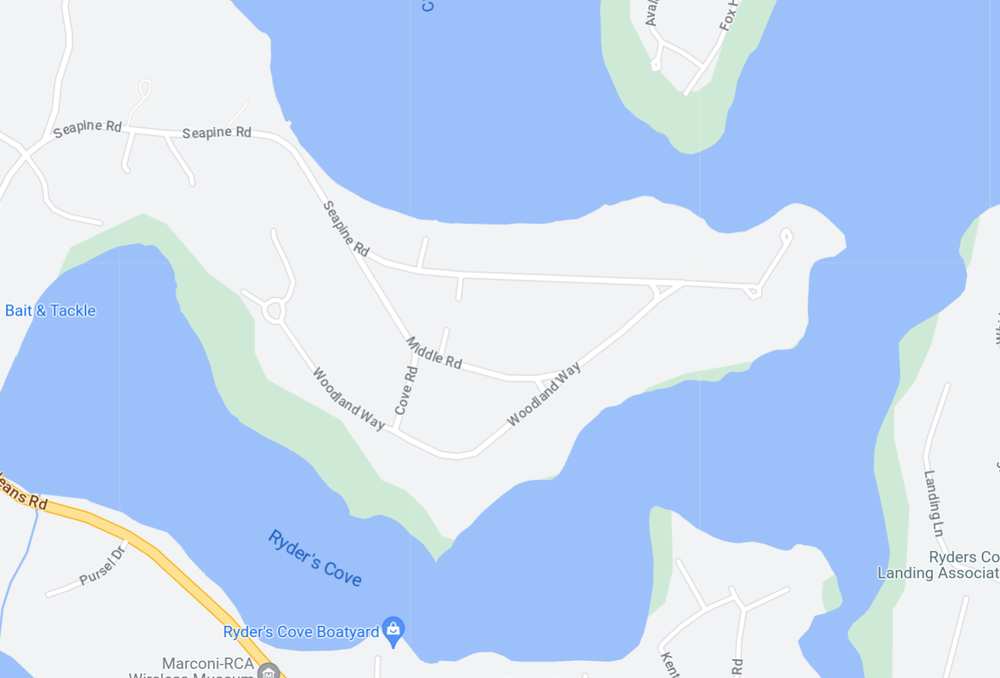
//> input picture build/test0/map.png, 1000 x 678 px, shrunk from 1324 x 898 before the run
$ ./map__copy_   (built with g++ and OpenCV 4)
//> lines starting //> are read from the running program, lines starting //| are printed output that depends on the picture; after the words box and inside, x2 and y2 are one past the last pixel; in counts of white or black regions, pixels touching at a corner belong together


//####################################################

#include <opencv2/opencv.hpp>
#include <iostream>
#include <vector>

using namespace cv;
using namespace std;

int main()
{


    // Load map (google map)
    Mat map = imread("map.png");
//> map is the input picture: 678 rows x 1000 cols, CV_8UC3; mean B, G, R 243, 217, 197.2
    Mat gray_map;
    cvtColor(map, gray_map, COLOR_BGR2GRAY);
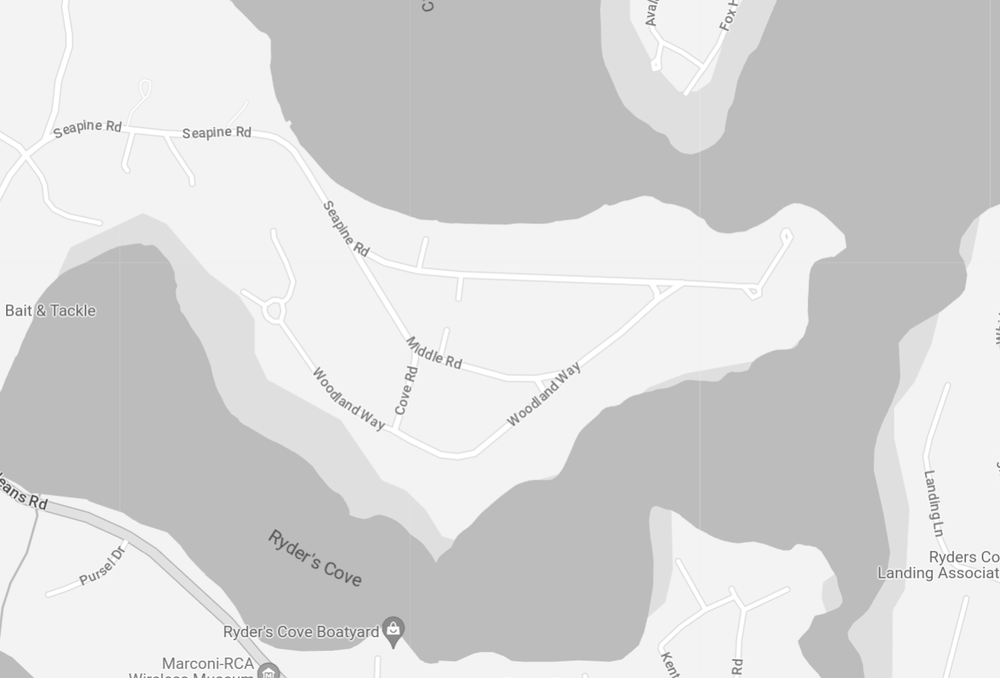
//> gray_map: 678 rows x 1000 cols, CV_8UC1; min 65, max 255, mean 214.4
    imshow("Grayscale map", gray_map);
    Mat thresholded_map;
    threshold(gray_map, thresholded_map, 200, 255, THRESH_BINARY_INV);
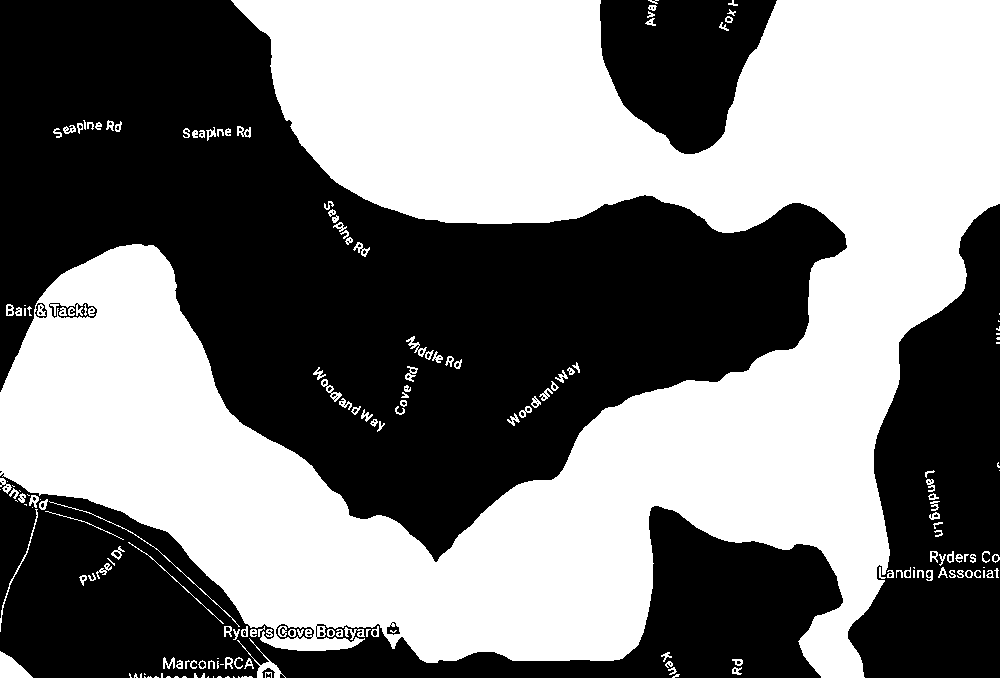
//> thresholded_map: 678 rows x 1000 cols, CV_8UC1; 48.4% white; 188 white regions (53 under 20 px), largest, box (x1, y1, x2, y2) and area: (0, 0, 1000, 678) 320533, (0, 651, 33, 678) 508, (237, 638, 286, 678) 295
    imshow("thresholded_map", thresholded_map);


    int pixel_counter = 0;

     for(int y=0;y<gray_map.rows;y++)
    {
        for(int x=0;x<gray_map.cols;x++)
        {
          pixel_counter++;

        }
    }
//> after the loop, pixel_counter = 678000

    cout << "total number of pixels in map:" << pixel_counter <<endl;
//| total number of pixels in map:678000


/*
 // Define color range BGR

    Scalar lower(225, 167, 124);  //defined with 20.7 threshold in GIMP
    Scalar upper(255, 219, 190);

    // Create binary mask for color range
    Mat mask;
    inRange(map, lower, upper, mask);

    // Count number of pixels in color range
    int count = countNonZero(mask);
    std::cout << "Number of pixels around (156, 192, 249): " << count << std::endl;


    // Save output
    imwrite("blue_bag_mask.png", mask);

    // Display various images to see the steps
    namedWindow("mask", WINDOW_AUTOSIZE);
    imshow("mask", mask);   //*/


    // Load the satellite image
    Mat image = imread("satRGB.png");
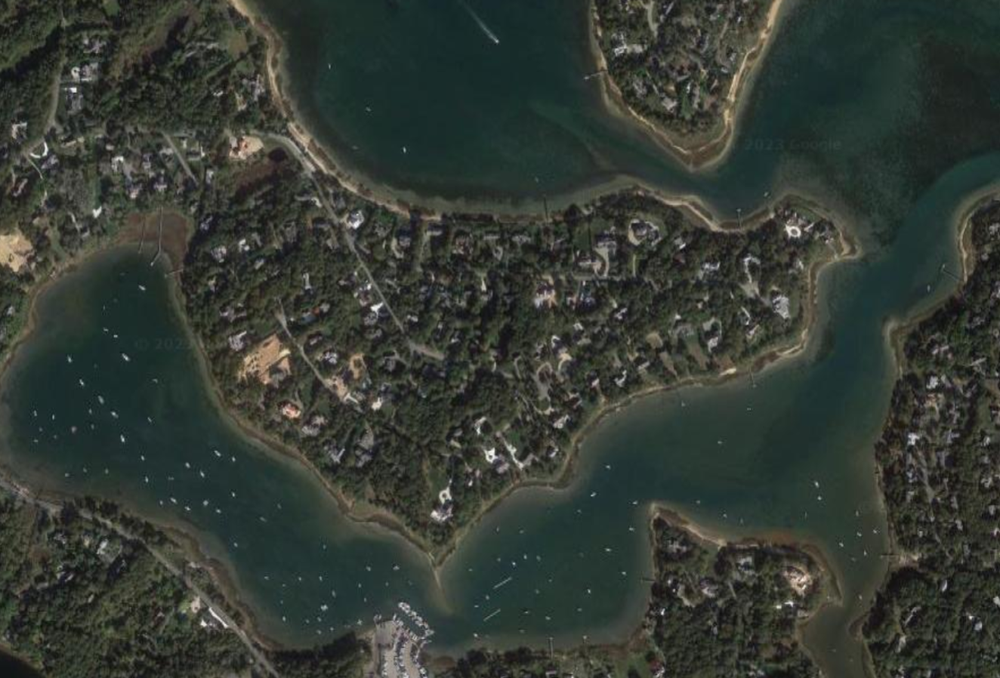
//> input picture build/test0/satRGB.png, 1000 x 678 px, shrunk from 1324 x 898 before the run
//> image is the input picture: 678 rows x 1000 cols, CV_8UC3; mean B, G, R 52.3, 59.4, 53

        // Convert the image to grayscale
    Mat gray_image;
    cvtColor(image, gray_image, COLOR_BGR2GRAY);


/////////////////////////start of copied part
/*for (int threshold_val = 55; threshold_val < 60; threshold_val++)
{
for (int element_size = 1; element_size< 3; element_size ++)
{


int nb_false_path = 0;
int nb_false_obstacle = 0;
int nb_wrong_pixel = 0;
int nb_pixel_thresholded_image =0;
int wtf = 0;

    // Apply a threshold to the image to isolate the dark areas that correspond to the water bodies
    Mat thresholded_image;
  threshold(gray_image, thresholded_image, threshold_val, 255, THRESH_BINARY_INV); //this line is for black obstacles tsting. remove _INV for water area (since we want dark zones to be not obstacles)
 // threshold(gray_image, thresholded_image, 55, 255, THRESH_BINARY_INV); //remove _INV for water area (since we want dark zones to be not obstacles)

    // Apply a morphological operation (erosion or dilation) to remove noise and improve the quality of the thresholded image
    Mat eroded_image;
    Mat dilated_image;
    Mat kernel = getStructuringElement(MORPH_RECT, Size(element_size, element_size));
    erode(thresholded_image, eroded_image, kernel);
    dilate(thresholded_image, dilated_image, kernel);

    // Find the contours of the thresholded areas
    //vector<vector<Point>> contours;

    //findContours(dilated_image, contours, RETR_EXTERNAL, CHAIN_APPROX_SIMPLE);

     for(int y=0;y<thresholded_image.rows;y++)
    {
        for(int x=0;x<thresholded_image.cols;x++)
        {
	   int thresholded_image_blue = thresholded_image.at<Vec3b>(x, y)[0];//getting the pixel values//
	   int thresholded_image_green = thresholded_image.at<Vec3b>(x, y)[1];//getting the pixel values//
	   int thresholded_image_red = thresholded_image.at<Vec3b>(x, y)[2];//getting the pixel values//

	   int mask_blue = mask.at<Vec3b>(x, y)[0];//getting the pixel values//
	   int mask_green = mask.at<Vec3b>(x, y)[1];//getting the pixel values//
	   int mask_red = mask.at<Vec3b>(x, y)[2];//getting the pixel values//

	  /* if (thresholded_image_blue != mask_blue)
	   {
		   nb_wrong_pixel++;
		   if (thresholded_image_blue >= 125 && mask_blue <= 125) nb_false_path++;
		   else if (thresholded_image_blue <= 125 && mask_blue >= 125) nb_false_obstacle++;
		   else
		   {
		   cout << "thresholded_image_blue	" << thresholded_image_blue << "	mask_blue	" <<mask_blue<<endl;
		    cout << "thresholded_image_green	" << thresholded_image_green << "	mask_green	" <<mask_green<<endl;
		     cout << "thresholded_image_red	" << thresholded_image_red << "		mask_red	" <<mask_red<<endl;
		     cout << "wtf" << endl;
		     wtf++;

		   }

	   } //*/

/*	   if (thresholded_image_blue != mask_blue)
	   {
		   nb_wrong_pixel++;
		   if (thresholded_image_blue >= 125 && mask_blue <= 125) nb_false_path++;
		   else if (thresholded_image_blue <= 125 && mask_blue >= 125) nb_false_obstacle++;
		   else
		   {
		   cout << "thresholded_image_blue	" << thresholded_image_blue << "	mask_blue	" <<mask_blue<<endl;
		    cout << "thresholded_image_green	" << thresholded_image_green << "	mask_green	" <<mask_green<<endl;
		     cout << "thresholded_image_red	" << thresholded_image_red << "		mask_red	" <<mask_red<<endl;
		     cout << "wtf" << endl;
		     wtf++;

		   }

	   }

           nb_pixel_thresholded_image++;
        }

    }


    // Draw the found contours on the original image
    //Mat drawn_image = image.clone();
    //drawContours(drawn_image, contours, -1, Scalar(0, 255, 0), FILLED);

    // Display the result
    //imshow("Original Image", image);
    //imshow("Grayscale Image", gray_image);
    imshow("Thresholded Image", thresholded_image);
    //imshow("Eroded Image", eroded_image);
    //imshow("Dilated Image", dilated_image);
   // imshow("Contours", drawn_image);

   imwrite("thresholded.png", thresholded_image);


   cout << "total nb_pixel_thresholded_image	" << nb_pixel_thresholded_image << endl;
   cout << "threshold_val	" << threshold_val << endl;
   cout << "element_size	" << element_size << endl;
   cout << "nb_wrong_pixel	" << nb_wrong_pixel << endl;
   cout << "nb_false_obstacle	" << nb_false_obstacle << endl;
   cout << "nb_false_path	" << nb_false_path << endl;
   cout << "wtf	" << wtf << endl;

    waitKey(0);

}
}
*/


///////////////////copied part


for (int threshold_val = 55; threshold_val < 60; threshold_val++)
{
	for (int element_size = 1; element_size< 3; element_size ++)
	{


	int nb_false_path = 0;
	int nb_false_obstacle = 0;
	int nb_wrong_pixel = 0;
	int nb_pixel_thresholded_image =0;
	int wtf = 0;

	    // Apply a threshold to the image to isolate the dark areas that correspond to the water bodies
	    Mat thresholded_image;
	  threshold(gray_image, thresholded_image, threshold_val, 255, THRESH_BINARY_INV); //this line is for black obstacles tsting. remove _INV for water area (
	 // threshold(gray_image, thresholded_image, 55, 255, THRESH_BINARY_INV); //remove _INV for water area (since we want dark zones to be not obstacles)

	    // Apply a morphological operation (erosion or dilation) to remove noise and improve the quality of the thresholded image
	    Mat eroded_image;
	    Mat dilated_image;
	    Mat kernel = getStructuringElement(MORPH_RECT, Size(element_size, element_size));
	    erode(thresholded_image, eroded_image, kernel);
	    dilate(thresholded_image, dilated_image, kernel);

	    // Find the contours of the thresholded areas
	    //vector<vector<Point>> contours;

	    //findContours(dilated_image, contours, RETR_EXTERNAL, CHAIN_APPROX_SIMPLE);

	     for(int y=0;y<thresholded_image.rows;y++)
	    {
		for(int x=0;x<thresholded_image.cols;x++)
		{
		//cout << "crash point A" <<endl;
		int pixel_val_map = (int)thresholded_map.at<uchar>(x, y);
		//cout << "crash point B" <<endl;
		int pixel_val_thresholded = (int)thresholded_image.at<uchar>(x, y);
		//cout << "crash point C" <<endl;

		   cout << "pixel_val_map	" << pixel_val_map << "	pixel_val_thresholded	" <<pixel_val_thresholded << endl;

		  if (!(pixel_val_map >= pixel_val_thresholded-50 && pixel_val_map <= pixel_val_thresholded+50))
		   {
		  // cout << "crash point D" <<endl;
			   nb_wrong_pixel++;
			   if (pixel_val_thresholded >= 125 && pixel_val_map <= 125) nb_false_path++;
			   else if (pixel_val_thresholded <= 125 && pixel_val_map >= 125) nb_false_obstacle++;
			   else
			   {

			   //  cout << "wtf" << endl;
			     wtf++;

			   }

		   }


		   nb_pixel_thresholded_image++;
		}

	    }


	    // [7 lines of commented-out code are left out]
	    imshow("Thresholded Image", thresholded_image);
	    //imshow("Eroded Image", eroded_image);
	    //imshow("Dilated Image", dilated_image);
	   // imshow("Contours", drawn_image);

	   imwrite("thresholded.png", thresholded_image);


	   cout << "total nb_pixel_thresholded_image	" << nb_pixel_thresholded_image << endl;
	   cout << "threshold_val	" << threshold_val << endl;
	   cout << "element_size	" << element_size << endl;
	   cout << "nb_wrong_pixel	" << nb_wrong_pixel << endl;
	   cout << "nb_false_obstacle	" << nb_false_obstacle << endl;
	   cout << "nb_false_path	" << nb_false_path << endl;
	   cout << "wtf	" << wtf << endl;

	    waitKey(0);

	}
}


return 0;

}
